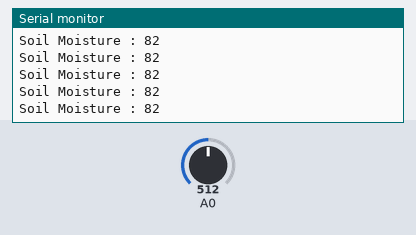
Bench run of a sketch on a simulated ESP8266 (NodeMCU). Parts: the last lines printed to the serial monitor. Inputs (shaded band) come from the test bench; at power-on: A0 = 512. WiFi joins after 1.5 s; servers stay silent unless stated.

Above: at 2.7 s.
2.8 s: A0 set to 716
At 3.23 s:
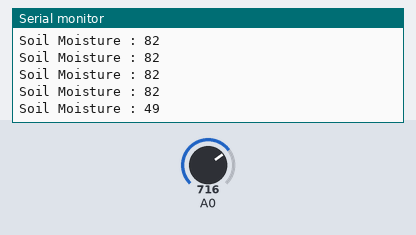
4.3 s: A0 set to 900
At 4.35 s:
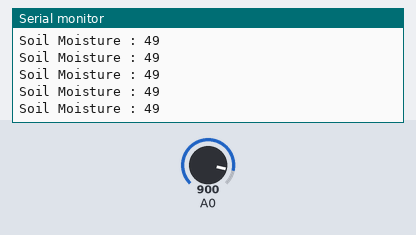
Timing chart, 0 to 7.3 s (numbered marks = the images above; inputs shaded):
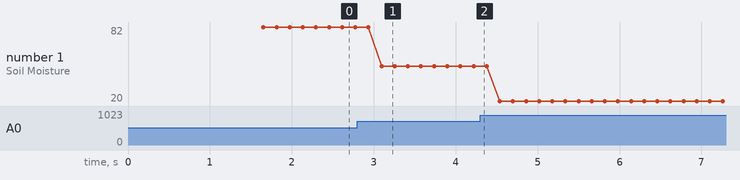

The sketch:

WithFirebase.ino
```cpp
/*
  Make sure your Firebase project's '.read' and '.write' rules are set to 'true'.
  Ignoring this will prevent the MCU from communicating with the database.
  For more details- https://github.com/Rupakpoddar/ESP8266Firebase
*/

#include <ESP8266Firebase.h>
#include <ESP8266WiFi.h>


// Konfigurasi WiFi
#define _SSID "Hidayanto"
#define _PASSWORD "agung123"

// Konfigurasi Firebase
#define REFERENCE_URL "https://esp8266-790f0-default-rtdb.asia-southeast1.firebasedatabase.app/"
Firebase firebase(REFERENCE_URL);

int value;
unsigned long previousMillis = 0;  // Waktu terakhir kali data dikirim
const long interval = 100L;        // Interval waktu (dalam milidetik)

void sendSensor() {
  value = analogRead(A0);
  value = map(value, 400, 1023, 100, 0);

  // Kirim data ke Firebase
  firebase.setInt("sensor/kelembapan_tanah", value);

  Serial.print("Soil Moisture : ");
  Serial.println(value);
}

void setup() {
  Serial.begin(115200);

  // Mulai koneksi ke WiFi
  WiFi.begin(_SSID, _PASSWORD);
  while (WiFi.status() != WL_CONNECTED) {
    delay(500);
    Serial.print(".");
  }
  Serial.println("");
  Serial.println("WiFi Connected");
  Serial.print("IP Address: ");
  Serial.println(WiFi.localIP());
}

void loop() {
  unsigned long currentMillis = millis();  // Ambil waktu saat ini

  // Periksa apakah sudah waktunya untuk mengirim data
  if (currentMillis - previousMillis >= interval) {
    // Simpan waktu saat ini
    previousMillis = currentMillis;

    // Panggil fungsi untuk mengirim data
    sendSensor();
  }

  // Selalu berikan sedikit delay agar loop tidak berjalan terlalu cepat
  delay(10);
}
```

Measured:
- after the input at 2.8 s, the serial monitor: prints a new line after 0.30 s (image 1)
- plotted number 1: 82 → 49 after the input at 2.8 s, 49 → 20 after the input at 4.3 s
